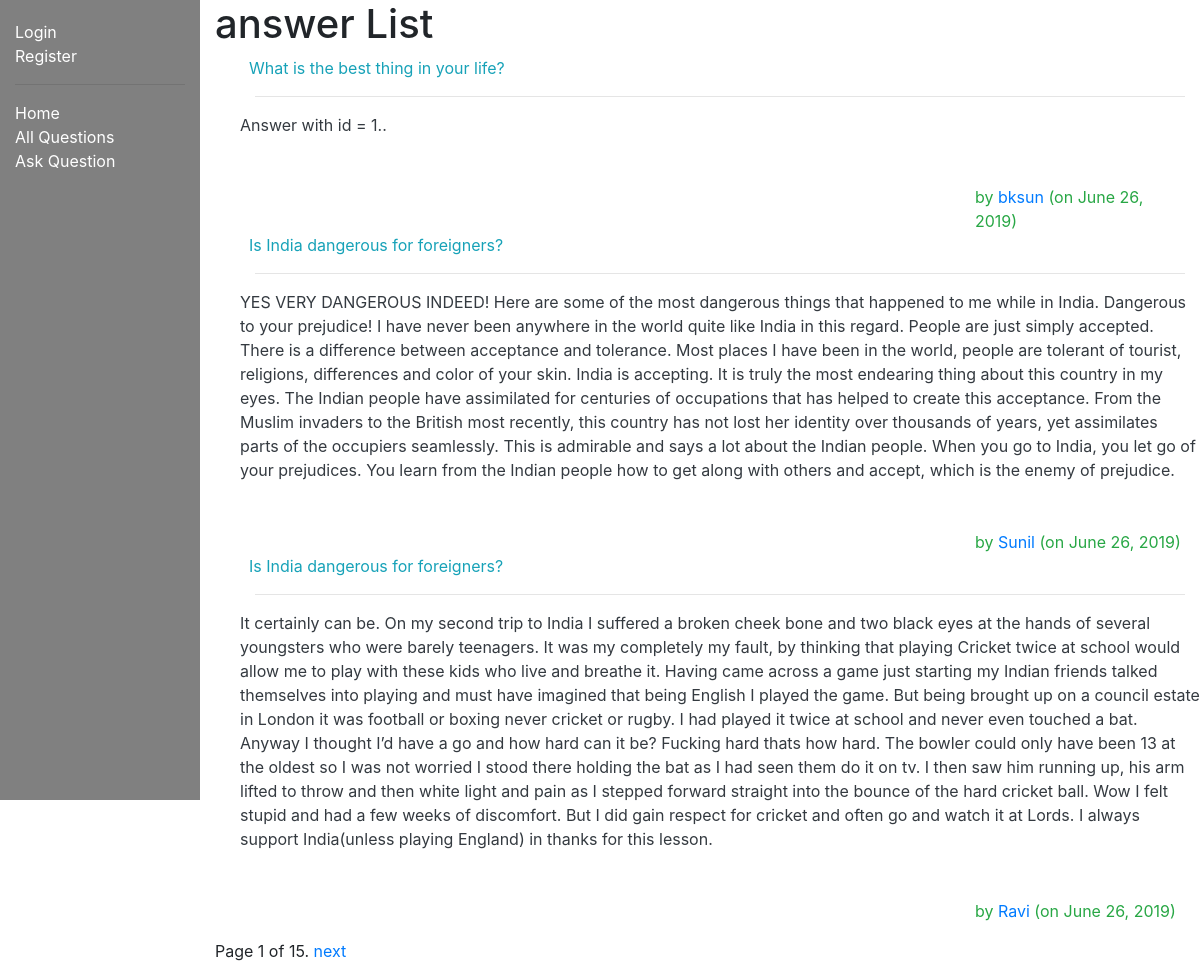
/myquora/answers/, run on the app's committed database.
### myquora/models.py (models this page shows, shortened)
class Answer(models.Model):
    author = models.ForeignKey(Author, on_delete=models.SET_NULL, null=True)
    question = models.ForeignKey('Question', on_delete=models.SET_NULL, null=True)
    answer_text = models.TextField(max_length=2000, help_text='Write your answer here...')
    date_created = models.DateField(null=True, default=timezone.now())
    date_updated = models.DateField(null=True, default=timezone.now())
    upvote = models.IntegerField(default=0)
    downvote = models.IntegerField(default=0)
    views = models.IntegerField(default=0)

class Question(models.Model):
    author = models.ForeignKey(Author, on_delete=models.SET_NULL, null=True)
    question_text = models.TextField(max_length=1000, help_text='Enter your question in brief')
    date_created = models.DateField(null=True, default=timezone.now())
    date_updated = models.DateField(null=True, default=timezone.now())

class Author(models.Model):
    user = models.ForeignKey(User, on_delete=models.CASCADE)
    email = models.EmailField(max_length=70, blank=True)
    date_created = models.DateField(null=True, default=timezone.now())
    credits = models.IntegerField(default=0)
    def get_absolute_url(self):
        return reverse('author-detail', args=[str(self.id)])
    def __str__(self):
        return f'{self.user.username}'

### myquora/views.py (the view)
# urls.py: path('answers/', views.AnswerListView.as_view(), name='answers'),
class AnswerListView(generic.ListView):
    model = Answer
    paginate_by = 3

### myquora/templates/myquora/answer_list.html
{% extends "base_generic.html" %}
{% block content %}
  <h1>answer List</h1>
  {% if answer_list %}
  <ul>
    {% for answer in answer_list %}
      <div class="row text-info">
          &nbsp; {{ answer.question.question_text }}
      </div>
          <hr></hr>
        <div class="row text-dark">
          {{ answer.answer_text }}</a>
        </div>
        <br>
        <br>
        <div class="row text-success">
            <div class="col"></div>
            <div class="col-6"></div>
            <div class="col">
                by <a href="{{ answer.author.get_absolute_url }}">{{answer.author}} </a>
                (on {{answer.date_updated}})
            </div>
        </div>
    {% endfor %}
  </ul>
  {% else %}
    <p>There are no answers in the library.</p>
  {% endif %}
{% endblock %}

### data on the page
Answer: question.question_text "What is the best thing in your life?", answer_text "Answer with id = 1..", author "bksun", date_updated "June 26, 2019"
Answer: question.question_text "Is India dangerous for foreigners?", answer_text "YES VERY DANGEROUS INDEED! Here are some of the most dangerous things that happened to me while in India. Dangerous to your prejudice! I have never been anywhere in the world quite like India in this regard. People are just simply accepted. There is a difference between acceptance and tolerance. Most places I have been in the world, people are tolerant of tourist, religions, differences and color of your skin. India is accepting. It is truly the most endearing thing about this country in my eyes. The Indian people have assimilated for centuries of occupations that has helped to create this acceptance. From the Muslim invaders to the British most recently, this country has not lost her…", author "Sunil", date_updated "June 26, 2019"
Answer: question.question_text "Is India dangerous for foreigners?", answer_text "It certainly can be. On my second trip to India I suffered a broken cheek bone and two black eyes at the hands of several youngsters who were barely teenagers. It was my completely my fault, by thinking that playing Cricket twice at school would allow me to play with these kids who live and breathe it. Having came across a game just starting my Indian friends talked themselves into playing and must have imagined that being English I played the game. But being brought up on a council estate in London it was football or boxing never cricket or rugby. I had played it twice at school and never even touched a bat. Anyway I thought I’d have a go and how hard can it be? Fucking hard thats how…", author "Ravi", date_updated "June 26, 2019"

### other printed values
{{ page_obj.number }} "1"
{{ page_obj.paginator.num_pages }} "15"
